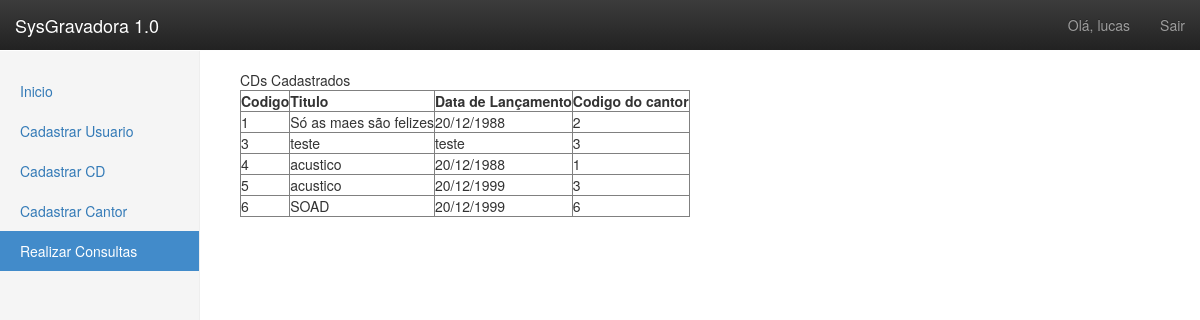
Screenshot of /dashboard.php?consultas=active&container=consultas.php (signed in) with the database file from the repository.
### tables this page shows
CREATE TABLE IF NOT EXISTS `cd` (
`codigo` int(100) NOT NULL,
  `titulo` varchar(100) NOT NULL,
  `data_lancamento` varchar(100) NOT NULL,
  `codigo_cantor` int(11) NOT NULL
);

### consultas.php (the view, shortened to what this page needs)
<?php
	try{
	$dbh = new PDO("mysql:host=localhost;dbname=gravadora", "root", "");
	$stmt = $dbh->prepare("SELECT * FROM CD");
	$stmt->execute();
	$resultado = $stmt->fetchAll();
	if(!$resultado)
		echo 'deu nda';
	else
	echo "<table border>";
	echo "<th>"."Codigo"."</th>";
	echo "<th>"."Titulo"."</th>";
	echo "<th>"."Data de Lançamento"."</th>";
	echo "<th>"."Codigo do cantor"."</th>";
	foreach($resultado as $row){
		echo "<tr>";
		echo "<td>";
		echo $row['codigo'].'<br/>';
		echo "</td>";
		echo "<td>";
		echo $row['titulo'].'<br/>';
		echo "</td>";
		echo "<td>";
		echo $row['data_lancamento'].'<br/>';
		echo "</td>";
		echo "<td>";
		echo $row['codigo_cantor'].'<br/>';
		echo "</td>";
		echo "</tr>";
	}
	}catch(PDOException $exc){
		echo $exc->getMessage();
	}
	?>

### css/style.css (style rules this page uses)
body { padding-top: 50px; }

### rows the page displays
cd: codigo "1", titulo "Só as maes são felizes", data_lancamento "20/12/1988", codigo_cantor "2"
cd: codigo "3", titulo "teste", data_lancamento "teste", codigo_cantor "3"
cd: codigo "4", titulo "acustico", data_lancamento "20/12/1988", codigo_cantor "1"
cd: codigo "5", titulo "acustico", data_lancamento "20/12/1999", codigo_cantor "3"
cd: codigo "6", titulo "SOAD", data_lancamento "20/12/1999", codigo_cantor "6"

### other values shown
$_SESSION['nome'] "lucas"
